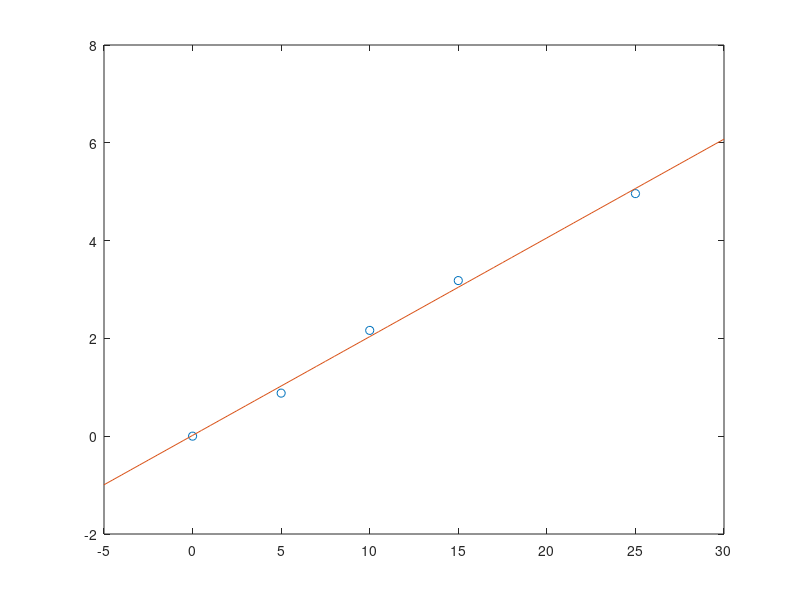

Reproduce this figure in MATLAB.
% Do not include data point V=20
xdata = [0 5 10 15 25];
ydata = [0.001 0.881 2.1637 3.1827 4.961];
degree = 1;
% Linear relationship
coef = polyfit(xdata, ydata, degree);
xx = -5 : 0.5 : 30;
% Range for plotting
yy = polyval(coef, xx);
plot(xdata, ydata, 'o', xx, yy);
resistance = 1 / coef(1) % Output the answe
